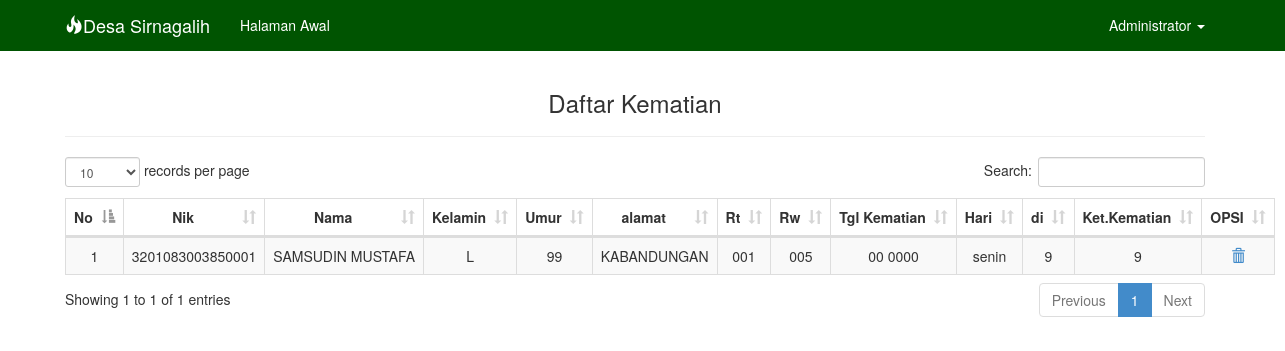
Screenshot of /surat-kematian/datamati.php with the database file from the repository.
### tables this page shows
CREATE TABLE IF NOT EXISTS `mati` (
`id` int(20) NOT NULL,
  `id_penduduk` int(23) NOT NULL,
  `nik` varchar(30) NOT NULL,
  `umur` varchar(30) NOT NULL,
  `tgl` date NOT NULL,
  `hari` varchar(30) NOT NULL,
  `di` varchar(30) NOT NULL,
  `ket` varchar(30) NOT NULL
);

CREATE TABLE IF NOT EXISTS `data` (
`id_penduduk` int(60) NOT NULL,
  `nik` varchar(20) NOT NULL,
  `kk` varchar(20) NOT NULL,
  `nama` varchar(80) NOT NULL,
  `agama` varchar(80) NOT NULL,
  `t_lahir` varchar(80) NOT NULL,
  `tgl_lahir` date NOT NULL,
  `j_kel` enum('L','P') NOT NULL,
  `gol_darah` varchar(10) NOT NULL,
  `w_negara` varchar(20) NOT NULL,
  `pendidikan` varchar(20) NOT NULL,
  `pekerjaan` varchar(20) NOT NULL,
  `s_nikah` varchar(20) NOT NULL,
  `hubkel` varchar(30) NOT NULL,
  `alamatl` text NOT NULL,
  `rt` varchar(20) NOT NULL,
  `rw` varchar(20) NOT NULL,
  `nayah` varchar(20) NOT NULL,
  `nibu` varchar(20) NOT NULL,
  `pas` varchar(20) NOT NULL,
  `kitap` varchar(20) NOT NULL,
  `id_keluarga` int(40) NOT NULL,
  `statuspen` varchar(30) NOT NULL
);

### fungsi_indotgl.php (called while the page is built, shortened)
<?php
  function tgl_indo($tgl){
      $tanggal = substr($tgl,8,2);
      $bulan = getBulan(substr($tgl,5,2));
      $tahun = substr($tgl,0,4);
      return $tanggal.' '.$bulan.' '.$tahun;
  }
?>

### surat-kematian/datamati.php (the view, shortened to what this page needs)
<!DOCTYPE html>
<html lang="en">
	<head>
    <link href="../css/bootstrap.min.css" rel="stylesheet">
    <link rel="stylesheet" href="../css/dataTables.bootstrap.css"/>
  </head>
  <body>
<div class="navbar navbar-inverse navbar-fixed-top" role="navigation">
  <div class="container">
    <div class="navbar-header">
      <a class="navbar-brand" href="#"><span class="glyphicon glyphicon-fire"></span>Desa Sirnagalih</a>
    </div>
    <div class="navbar-collapse collapse">
      <ul class="nav navbar-nav">
      	<li><a href="../index.php">Halaman Awal</a></li>
      </ul>
      <ul class="nav navbar-nav navbar-right">
        <li class="dropdown active">
          <a href="#" class="dropdown-toggle" data-toggle="dropdown">
            Administrator <b class="caret"></b>
          </a>
        </li>
      </ul>
    </div>
  </div>
</div>
	 <div class="container">
	<h3 align="center">Daftar Kematian</h3><hr>
	<table id="example2" class="table table-striped table-bordered dt-responsive nowrap" width="100%">
    	<thead>
		<tr>
      <th>No</th>
      <th>Nik</th>
      <th>Nama</th>
      <th>Kelamin</th>
      <th>Umur</th>
			<th>alamat</th>
		  <th>Rt</th>
      <th>Rw</th>
      <th>Tgl Kematian</th>
      <th>Hari</th>
      <th>di</th>
      <th>Ket.Kematian</th>
      <th>OPSI</th>
		</tr>
		 </thead>
	<tbody>
		<?php
    include('../fungsi_indotgl.php');
    $query = mysql_query("SELECT * FROM `mati` INNER JOIN `data` ON mati.id_penduduk = data.id_penduduk") or die(mysql_error());
		if(mysql_num_rows($query) == 0){
		echo '<tr><td colspan="6">Tidak ada data!</td></tr>';
		}else{
			$no = 1;
			while($data = mysql_fetch_array($query)){
      $tgl = tgl_indo($data['tgl']);
				echo '<tr>';
          echo '<td>'.$no.'</td>';
          echo '<td>'.$data['nik'].'</td>';
          echo '<td>'.$data['nama'].'</td>';
          echo '<td>'.$data['j_kel'].'</td>';
          echo '<td>'.$data['umur'].'</td>';
          echo '<td>'.$data['alamatl'].'</td>';
          echo '<td>'.$data['rt'].'</td>';
          echo '<td>'.$data['rw'].'</td>';
          echo '<td>'.$tgl.'</td>';
          echo '<td>'.$data['hari'].'</td>';
          echo '<td>'.$data['di'].'</td>';
          echo '<td>'.$data['ket'].'</td>';
          echo '<td>
          <a href="hapus.php?id='.$data['id_penduduk'].'" onclick="return confirm(\'Data akan di hapus OK/CANCLE?\')"><span class="glyphicon glyphicon-trash" aria-hidden="true"></span></a></td>';
          echo '</tr>';
				  $no++;
		    }
		  }
		?>
	</table>
</body>
</html>

### surat-kematian/datamati.php (style rules this page uses)
body { min-height: 200px; padding-top: 70px; }
.container { padding-right: 15px; margin-right: auto; margin-left: 50px; }
.navbar-inverse { background-color: #005401; border-color: #005401; }
.navbar-inverse .navbar-nav>li>a { color: #FFFFFF; }
.navbar-inverse .navbar-brand { color: #FFFFFF; }
.navbar-inverse .navbar-nav>.active>a, .navbar-inverse .navbar-nav>.active>a:hover, .navbar-inverse .navbar-nav>.active>a:focus { color: #fff; background-color: #005401; }
td, th { padding: 0; text-align: center; }

### rows the page displays
mati: id_penduduk.nik "3201083003850001", id_penduduk.nama "SAMSUDIN MUSTAFA", id_penduduk.j_kel "L", umur "99", id_penduduk.alamatl "KABANDUNGAN", id_penduduk.rt "001", id_penduduk.rw "005", tgl "00 0000", hari "senin", di "9", ket "9"
